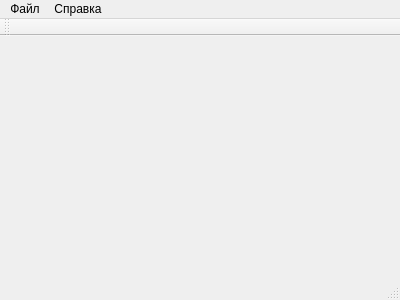
<?xml version="1.0" encoding="UTF-8"?>
<ui version="4.0">
 <class>MainWindow</class>
 <widget class="QMainWindow" name="MainWindow">
  <property name="geometry">
   <rect>
    <x>0</x>
    <y>0</y>
    <width>400</width>
    <height>300</height>
   </rect>
  </property>
  <property name="minimumSize">
   <size>
    <width>200</width>
    <height>200</height>
   </size>
  </property>
  <property name="windowTitle">
   <string>MainWindow</string>
  </property>
  <widget class="QWidget" name="centralWidget"/>
  <widget class="QMenuBar" name="menuBar">
   <property name="geometry">
    <rect>
     <x>0</x>
     <y>0</y>
     <width>400</width>
     <height>26</height>
    </rect>
   </property>
   <widget class="QMenu" name="menu">
    <property name="title">
     <string>Файл</string>
    </property>
    <addaction name="action"/>
    <addaction name="action_2"/>
   </widget>
   <widget class="QMenu" name="menu_2">
    <property name="title">
     <string>Справка</string>
    </property>
    <addaction name="action_3"/>
    <addaction name="action_4"/>
   </widget>
   <addaction name="menu"/>
   <addaction name="menu_2"/>
  </widget>
  <widget class="QToolBar" name="mainToolBar">
   <attribute name="toolBarArea">
    <enum>TopToolBarArea</enum>
   </attribute>
   <attribute name="toolBarBreak">
    <bool>false</bool>
   </attribute>
  </widget>
  <widget class="QStatusBar" name="statusBar"/>
  <action name="action">
   <property name="text">
    <string>Сохранить</string>
   </property>
  </action>
  <action name="action_2">
   <property name="text">
    <string>Выход</string>
   </property>
  </action>
  <action name="action_3">
   <property name="text">
    <string>О программе</string>
   </property>
  </action>
  <action name="action_4">
   <property name="text">
    <string>Физика процесса</string>
   </property>
  </action>
 </widget>
 <layoutdefault spacing="6" margin="11"/>
 <resources/>
 <connections/>
</ui>
